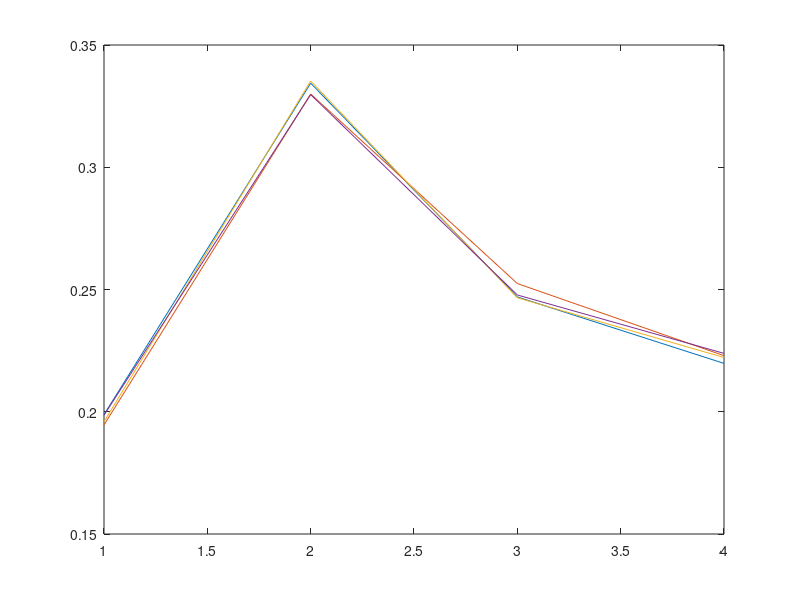

This chart was generated by the following MATLAB code:
clear all;
 
K=50000;
M=4;    
N=4;    
pi= [0.1 0.3 0.4 0.2;0.2 0.4 0.0 0.4;0.0 0.3 0.5 0.2;0.5 0.3 0.2 0.0];

rand('seed',101);
 
for j=1:M
    i=randsample(1:4,1);
    for k=2:K-1
        x(k+1,j)= randsample(1:4,1,true,pi(i,:));
        i=x(k+1,j);
    end
   j=j+1;
end
 
for m=1:M
  freq(:,m)=histc(x(:,m),1:N);
end
y=freq./K;
plot(y);
 
% produce eigenvalues (D) and eigenvectors (V) of matrix PI
[V,D]=eig(pi');
   
ind=find(abs(diag(D)-1)<1e-6);
for k=1:length(ind)
    % nv is the rescaled dominant eigenvector
    nv(:,k)=V(:,ind(k))/sum(V(:,ind(k)));
end
 
 
f=[2.0 1.0 2.5 -1.0];
right = dot(f,nv);
 
x(1)=ceil(4*rand);
 
for i=1:K
    [m,n]= sort(pi(x(i),:));
    sign=0;
    j=1;
    u=rand;
    while sign==0;
        if u<sum(m(1:j));
            x(i+1)=n(j);
            sign=1;
        else
            j=j+1;
        end
    end
end
 
for i=1:K
    left(i)=sum(f(x(i)));
end
 
avgleft=sum(left)/K;
